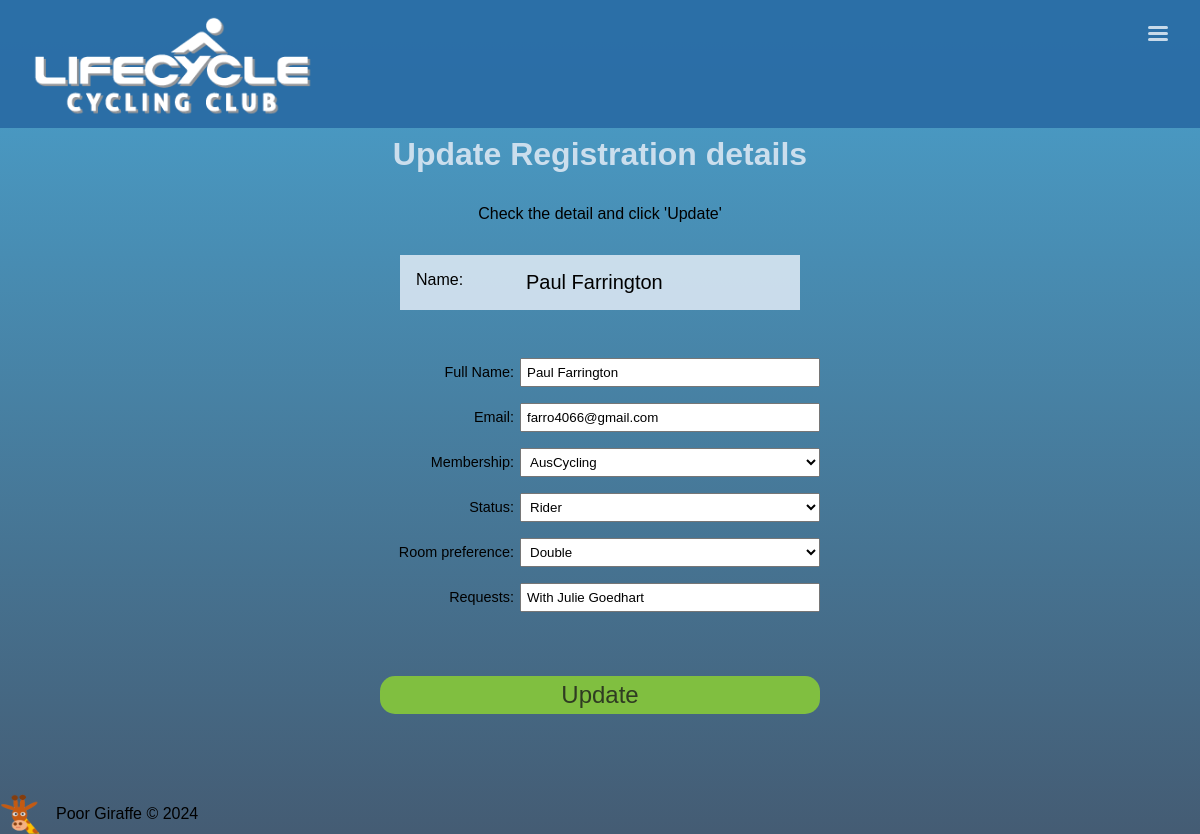
The app's page /registrations/1/update, older data.
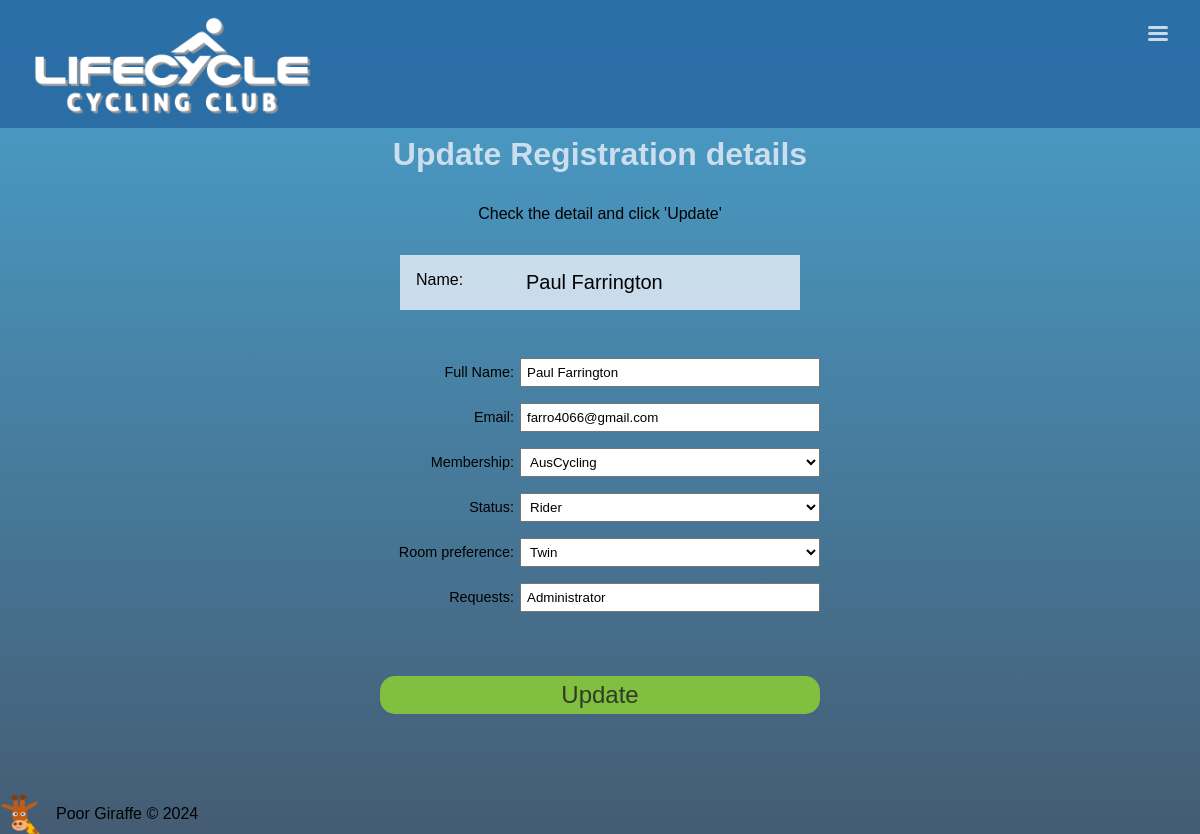
The same page, newer data.
### book/models.py (models this page shows, shortened)
class Registration(models.Model):
	name = models.CharField(max_length=30)
	email = models.EmailField()
	membership = models.ForeignKey(Membership, on_delete=models.CASCADE, null=True)
	status = models.ForeignKey(Status, on_delete=models.CASCADE)
	room = models.ForeignKey(RoomType, on_delete=models.CASCADE)
	notes = models.CharField(max_length=100, blank=True, null=True)

class RoomType(models.Model):
	description = models.CharField(max_length=20)
	supplement = models.IntegerField()
	def __str__(self):
		return self.description

class Membership(models.Model):
	membership = models.CharField(max_length=30)
	def __str__(self):
		return self.membership

class Status(models.Model):
	status = models.CharField(max_length=20)
	def __str__(self):
		return self.status

### book/views.py (the view)
# urls.py: path('registrations/<int:pk>/update', RegistrationUpdateView.as_view(), name='update'),
class RegistrationUpdateView(UpdateView):
	model = Registration
	template_name = "registration_update.html"
	fields = ['name', 'email', 'membership', 'status', 'room', 'notes']
	success_url = '../'

### book/template/registration_update.html (shortened to what this page needs)
{% extends 'base.html' %}
{% load static %}
{% block main %}
	<main>
		<h1>Update Registration details</h1>
		<p>Check the detail and click 'Update'</p>
		<div class='confirm'>
			<p>Name: <span>{{ registration.name }}</span></p>
		</div>
		<form method="POST">
			<p>
				<label for="id_name">Full Name:</label>
				<input type="text" name="name" maxlength="30" required="" id="id_name" value="{{ registration.name }}">
			</p>
			<p>
				<label for="id_email">Email:</label>
				<input type="email" name="email" maxlength="254" required="" id="id_email" value="{{ registration.email }}">
			</p>
			<p>
				<label for="id_memberhip">Membership:</label>
				<select name="membership" required="" id="id_membership">
					<option value="{{ registration.membership.id }}" selected>{{ registration.membership }}</option>
				</select>
			</p>
			<p>
				<label for="id_status">Status:</label>
				<select name="status" required="" id="id_status">
					<option value="{{ registration.status.id }}" selected>{{ registration.status }}</option>
				</select>
			</p>
			<p>
				<label for="id_room">Room preference:</label>
				<select name="room" required="" id="id_room">
					<option value="{{ registration.room.id }}" selected>{{ registration.room }}</option>
				</select>
			</p>
			<p>
				<label for="id_notes">Requests:</label>
				<input type="text" name="notes" maxlength="100" required="" id="id_notes"value="{{ registration.notes }}">
			</p>
			<input type="submit" value="Update" name="">
		</form>
	</main>
{% endblock %}

Row changes from the older to the newer data that the page shows:
changed Registration "Paul Farrington": room "Double" → "Twin"
Text that changed along with them:
form field notes: "With Julie Goedhart" → "Administrator"
